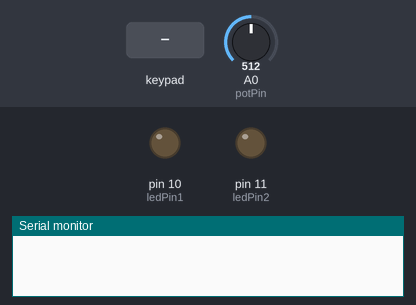
Bench run of a sketch on a simulated Arduino Uno, built with avr-gcc and run on an emulated ATmega328P. On the bench: output pins drawn as LEDs (lit = HIGH), the last lines printed to the serial monitor. The test bench sets the inputs (shaded band); at power-on: A0 (potPin) = 512.

Above: at 1.2 s.
1.3 s: key '2' pressed
At 1.7 s:
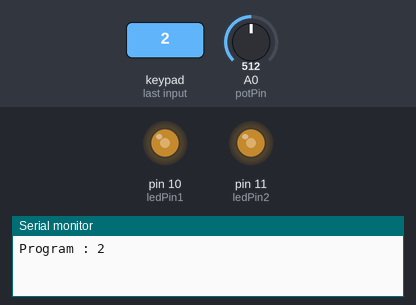
4.3 s: A0 (potPin) set to 716
7.3 s: A0 (potPin) set to 900
10.3 s: keypad keys 1 3 9 7 # pressed 0.4 s apart
At 11.0 s:
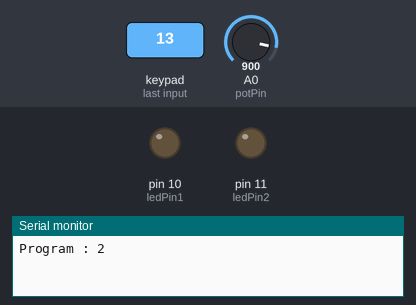
15.3 s: key '5' pressed
At 16.1 s:
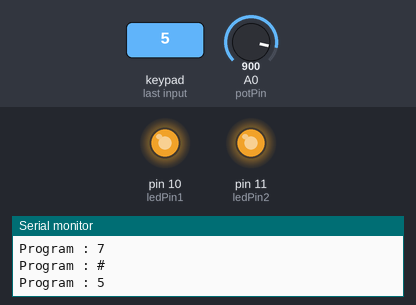
Timing chart, 0 to 18.8 s (numbered marks = the images above; inputs shaded):
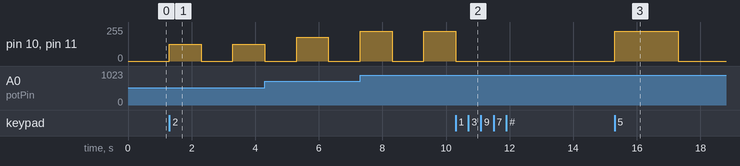

The sketch:

light_for_plants_old.ino
```cpp
#include <Keypad.h>
#include <stdio.h> //for a NULL pointer

//setup for dimmer
const int potPin = A0;    // Analog pin for potentiometer
const int ledPin1 = 10;     // Digital pin for LED
const int ledPin2 = 11;     // Digital pin for LED

//setup for keypad
const byte ROWS = 4; //four rows
const byte COLS = 4; //four columns
char keys[ROWS][COLS] = {
  {'1','2','3','A'},
  {'4','5','6','B'},
  {'7','8','9','C'},
  {'*','0','#','D'}
};
byte rowPins[ROWS] = {9, 8, 7, 6}; //connect to the row pinouts of the keypad
byte colPins[COLS] = {5, 4, 3, 2}; //connect to the column pinouts of the keypad

//Create an object of keypad
Keypad keypad = Keypad( makeKeymap(keys), rowPins, colPins, ROWS, COLS );


void setup() {
  Serial.begin(9600);     // Initialize serial communication
  pinMode(ledPin1, OUTPUT); // Set LED pin as an output
  pinMode(ledPin2, OUTPUT); // Set LED pin as an output
  pinMode(potPin, INPUT); // Set POT pin as an input
}

//initialisation of the variable to chose the program and the corresponding pointer
char selected_program=0;
char *pointerProgram=&selected_program;

void loop() {

  int potValue = analogRead(potPin);  // Read analog value from potentiometer
  int brightness = (float) potValue * 255 / 1023; // The PWM modulation only have an 8bit depth, so the 10bit depth ADC reading has to be remapped to 8bit resolution

  char key = keypad.getKey();// Read the key

  //save the selected program and show it in the Serial Monitor
  if (key){
    *pointerProgram=key;
    Serial.print("Program : ");
    Serial.println(*pointerProgram);
  }

  //depending from the selected program different "Day-Night Rhythms" are selected
  switch (*pointerProgram) {
    case '2':
      analogWrite(ledPin1, brightness);  // Set LED brightness using PWM
      analogWrite(ledPin2, brightness);  // Set LED brightness using PWM
      delay(1000);
      analogWrite(ledPin1, 0);
      analogWrite(ledPin2, 0);
      delay(1000);
      break;
    case '5':
      analogWrite(ledPin1, brightness);  // Set LED brightness using PWM
      analogWrite(ledPin2, brightness);  // Set LED brightness using PWM
      delay(2000);
      analogWrite(ledPin1, 0);
      analogWrite(ledPin2, 0);
      delay(2000);
      break;
    case '8':
      analogWrite(ledPin1, brightness);  // Set LED brightness using PWM
      analogWrite(ledPin2, brightness);  // Set LED brightness using PWM
      delay(3000);
      analogWrite(ledPin1, 0);
      analogWrite(ledPin2, 0);
      delay(3000);
      break;

    default:
     break;
  }
}
```

Measured:
- after the input at 1.3 s, pin 10 (ledPin1), pin 11 (ledPin2): 0/255 → 127/255 at once, → 0/255 1.0 s later, → 127/255 1.0 s later
- after the input at 10.3 s, pin 10 (ledPin1), pin 11 (ledPin2): goes on until 10.3 s, then stays 0/255
- after the input at 15.3 s, pin 10 (ledPin1), pin 11 (ledPin2): 0/255 → 224/255 at once, → 0/255 2.0 s later
